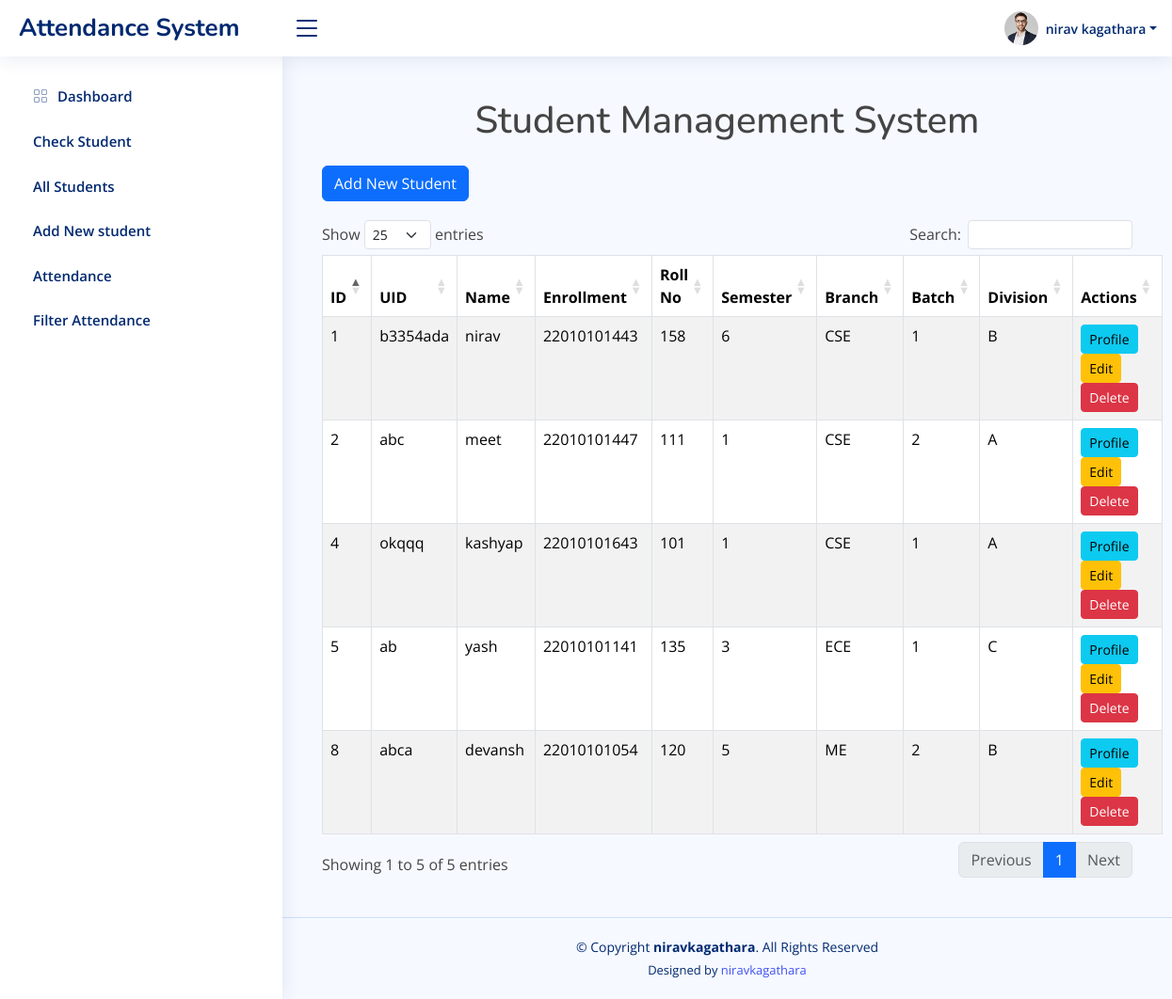
The app's page /admin/students.php (signed in) with its own data.
### tables this page shows
CREATE TABLE IF NOT EXISTS `admin_table` (
  `admin_id` int NOT NULL,
  `admin_email_address` varchar(200) NOT NULL,
  `admin_password` varchar(100) NOT NULL,
  `admin_name` varchar(200) NOT NULL,
  `collage_name` varchar(200) NOT NULL,
  `collage_address` mediumtext NOT NULL,
  `Collage_contact_no` varchar(30) NOT NULL,
  `collage_logo` varchar(200) NOT NULL,
  PRIMARY KEY (`admin_id`)
);

CREATE TABLE IF NOT EXISTS `students` (
  `id` int NOT NULL AUTO_INCREMENT,
  `uid` varchar(50) NOT NULL,
  `name` varchar(50) NOT NULL,
  `enrollment` text NOT NULL,
  `rollno` int NOT NULL,
  `semester` int NOT NULL,
  `branch` varchar(50) NOT NULL,
  `batch` varchar(50) NOT NULL,
  `division` varchar(50) NOT NULL,
  `created_at` timestamp NOT NULL DEFAULT CURRENT_TIMESTAMP ON UPDATE CURRENT_TIMESTAMP,
  `is_active` tinyint(1) DEFAULT '1',
  PRIMARY KEY (`id`),
  UNIQUE KEY `uid` (`uid`)
);

### classes/Dbconfig.php (called while the page is built, shortened)
<?php
class Dbconfig {
    private $server='localhost';
    private $username='root';
    private $password='';
    private $database='rfid';
     function __construct(){
        try{
           $this->con = new mysqli($this->server,$this->username,$this->password,$this->database);
        }catch(Exception $e){
            echo "Connection failed:" . $e->getMessage();
        }
    }
}
?>

### classes/Admin.php (called while the page is built, shortened)
<?php
include_once 'Dbconfig.php';
class Admin extends Dbconfig
{
function getById($id)
  {
    $sql = "SELECT * FROM admin_table WHERE admin_id=?;";
    $stGetByIdStu = mysqli_prepare($this->con, $sql);
    mysqli_stmt_bind_param($stGetByIdStu, 'i', $id);
    mysqli_stmt_execute($stGetByIdStu);
    $res = mysqli_stmt_get_result($stGetByIdStu);
    $resArray = mysqli_fetch_assoc($res);
    return $resArray;
  }
}
?>

### classes/Student.php (called while the page is built, shortened)
<?php
include_once 'Dbconfig.php';
class Student extends Dbconfig{
  function getAll(){
    $sql = "SELECT * FROM students WHERE is_active = 1";
    $result=mysqli_query($this->con,$sql);
    $resArray = array();
    while($row=mysqli_fetch_assoc($result)){
        $resArray[]=$row;
    }
    return $resArray;
  }
}
?>

### admin/students.php (the view, shortened to what this page needs)
<?php
require '../classes/Student.php';
$student = new Student();
$students = $student->getAll();
?>
<!DOCTYPE html>
<html lang="en">
<head>
    <link href="https://cdn.jsdelivr.net/npm/bootstrap@5.3.0/dist/css/bootstrap.min.css" rel="stylesheet">
    <link rel="stylesheet" href="https://cdn.datatables.net/1.13.6/css/dataTables.bootstrap5.min.css">
    <link href="assets/vendor/bootstrap/css/bootstrap.min.css" rel="stylesheet">
    <link href="assets/vendor/bootstrap-icons/bootstrap-icons.css" rel="stylesheet">
    <link href="assets/vendor/boxicons/css/boxicons.min.css" rel="stylesheet">
    <link href="assets/vendor/quill/quill.snow.css" rel="stylesheet">
    <link href="assets/vendor/quill/quill.bubble.css" rel="stylesheet">
    <link href="assets/vendor/remixicon/remixicon.css" rel="stylesheet">
    <link href="assets/vendor/simple-datatables/style.css" rel="stylesheet">
    <link href="assets/css/style.css" rel="stylesheet">
</head>
<body> <?php require_once 'header.php'; ?>
    <?php require_once 'sidebar.php'; ?>
    <main id="main" class="main">
        <div class="container">
            <h1 class="text-center my-4">Student Management System</h1>
            <div class="d-flex justify-content-between mb-3">
                <a href="add_student_crud.php" class="btn btn-primary">Add New Student</a>
            </div>
            <div class="table-container">
                <table id="studentsTable" class="table table-striped table-bordered">
                    <thead>
                        <tr>
                            <th>ID</th>
                            <th>UID</th>
                            <th>Name</th>
                            <th>Enrollment</th>
                            <th>Roll No</th>
                            <th>Semester</th>
                            <th>Branch</th>
                            <th>Batch</th>
                            <th>Division</th>
                            <th>Actions</th>
                        </tr>
                    </thead>
                    <tbody>
                        <?php foreach ($students as $student): ?>
                            <tr>
                                <td><?php echo $student['id']; ?></td>
                                <td><?php echo $student['uid']; ?></td>
                                <td><?php echo $student['name']; ?></td>
                                <td><?php echo $student['enrollment']; ?></td>
                                <td><?php echo $student['rollno']; ?></td>
                                <td><?php echo $student['semester']; ?></td>
                                <td><?php echo $student['branch']; ?></td>
                                <td><?php echo $student['batch']; ?></td>
                                <td><?php echo $student['division']; ?></td>
                                <td>
                                    <a href="profile.php?id=<?php echo $student['id']; ?>" class="btn btn-info btn-sm">Profile</a>
                                    <a href="edit_student_crud.php?id=<?php echo $student['id']; ?>" class="btn btn-warning btn-sm">Edit</a>
                                    <button class="btn btn-danger btn-sm delete-btn" data-id="<?php echo $student['id']; ?>">Delete</button>
                                </td>
                            </tr>
                        <?php endforeach; ?>
                    </tbody>
                </table>
            </div>
        </div>
    </main>
    <?php require_once 'footer.php'; ?>
</body>
</html>

### admin/header.php (shortened to what this page needs)
<?php
include_once '../classes/Admin.php';
$a=new Admin();
if(isset($_SESSION['admin_id'])){
 $adminid=$a->getbyid($_SESSION['admin_id']);
}
?>
<header id="header" class="header fixed-top d-flex align-items-center">
    <div class="d-flex align-items-center justify-content-between">
      <a href="index.php" class="logo d-flex align-items-center">
        <span class="d-none d-lg-block">Attendance System</span>
      </a>
      <i class="bi bi-list toggle-sidebar-btn"></i>
    </div>
    <nav class="header-nav ms-auto">
      <ul class="d-flex align-items-center">
        <li class="nav-item dropdown pe-3">
          <a class="nav-link nav-profile d-flex align-items-center pe-0" href="#" data-bs-toggle="dropdown">
            <img src="assets/img/<?php echo $adminid['collage_logo']; ?>" alt="Profile" class="rounded-circle">
            <span class="d-none d-md-block dropdown-toggle ps-2"><?php echo $adminid['admin_name']; ?></span>
          </a>
        </li>
      </ul>
    </nav>
  </header>

### admin/sidebar.php
<aside id="sidebar" class="sidebar">
    <ul class="sidebar-nav" id="sidebar-nav">
    <li class="nav-item">
        <a class="nav-link collapsed" href="./index.php">
          <i class="bi bi-grid"></i>
          <span>Dashboard</span>
        </a>
      </li>
      <li class="nav-item">
        <a class="nav-link collapsed" href="./student_details.php">
          <span>Check Student</span>
        </a>
      </li>
      <li class="nav-item">
        <a class="nav-link collapsed" href="./students.php">
          <span>All Students</span>
        </a>
      </li>
      <li class="nav-item">
        <a class="nav-link collapsed" href="./add_student_crud.php">
          <span>Add New student</span>
        </a>
      </li>
      <li class="nav-item">
        <a class="nav-link collapsed" href="./attendance.php">
          <span>Attendance</span>
        </a>
      </li>
      <li class="nav-item">
        <a class="nav-link collapsed" href="./filter.php">
          <span>Filter Attendance</span>
        </a>
      </li>
    </ul>
  </aside>

### admin/footer.php
<footer id="footer" class="footer">
    <div class="copyright">
      &copy; Copyright <strong><span>niravkagathara</span></strong>. All Rights Reserved
    </div>
    <div class="credits">
      Designed by <a href="https://niravkagathara.vercel.app/">niravkagathara</a>
    </div>
  </footer>

### admin/assets/css/style.css (style rules this page uses)
:root { scroll-behavior: smooth; }
body { font-family: "Open Sans", sans-serif; background: #f6f9ff; color: #444444; }
a { color: #4154f1; text-decoration: none; }
h1, h2, h3, h4, h5, h6 { font-family: "Nunito", sans-serif; }
#main { margin-top: 60px; padding: 20px 30px; transition: all 0.3s; }
.logo { line-height: 1; }
@media (min-width: 1200px) { .logo { width: 280px; } }
.logo span { font-size: 26px; font-weight: 700; color: #012970; font-family: "Nunito", sans-serif; }
.header { transition: all 0.5s; z-index: 997; height: 60px; box-shadow: 0px 2px 20px rgba(1, 41, 112, 0.1); background-color: #fff; padding-left: 20px; }
.header .toggle-sidebar-btn { font-size: 32px; padding-left: 10px; cursor: pointer; color: #012970; }
.header-nav ul { list-style: none; }
.header-nav>ul { margin: 0; padding: 0; }
.header-nav .nav-profile { color: #012970; }
.header-nav .nav-profile img { max-height: 36px; }
.header-nav .nav-profile span { font-size: 14px; font-weight: 600; }
.sidebar { position: fixed; top: 60px; left: 0; bottom: 0; width: 300px; z-index: 996; transition: all 0.3s; padding: 20px; overflow-y: auto; scrollbar-width: thin; scrollbar-color: #aab7cf transparent; box-shadow: 0px 0px 20px rgba(1, 41, 112, 0.1); background-color: #fff; }
@media (min-width: 1200px) { #main, #footer { margin-left: 300px; } }
.sidebar-nav { padding: 0; margin: 0; list-style: none; }
.sidebar-nav li { padding: 0; margin: 0; list-style: none; }
.sidebar-nav .nav-item { margin-bottom: 5px; }
.sidebar-nav .nav-link { display: flex; align-items: center; font-size: 15px; font-weight: 600; color: #4154f1; transition: 0.3; background: #f6f9ff; padding: 10px 15px; border-radius: 4px; }
.sidebar-nav .nav-link i { font-size: 16px; margin-right: 10px; color: #4154f1; }
.sidebar-nav .nav-link.collapsed { color: #012970; background: #fff; }
.sidebar-nav .nav-link.collapsed i { color: #899bbd; }
.footer { padding: 20px 0; font-size: 14px; transition: all 0.3s; border-top: 1px solid #cddfff; }
.footer .copyright { text-align: center; color: #012970; }
.footer .credits { padding-top: 5px; text-align: center; font-size: 13px; color: #012970; }

### admin/students.php (style rules this page uses)
.table-container { margin: 20px auto; max-width: 1200px; }

### records on screen
admin_table: collage_logo (picture), admin_name "nirav kagathara"
students: id "1", uid "b3354ada", name "nirav", enrollment "22010101443", rollno "158", semester "6", branch "CSE", batch "1", division "B"
students: id "2", uid "abc", name "meet", enrollment "22010101447", rollno "111", semester "1", branch "CSE", batch "2", division "A"
students: id "4", uid "okqqq", name "kashyap", enrollment "22010101643", rollno "101", semester "1", branch "CSE", batch "1", division "A"
students: id "5", uid "ab", name "yash", enrollment "22010101141", rollno "135", semester "3", branch "ECE", batch "1", division "C"
students: id "8", uid "abca", name "devansh", enrollment "22010101054", rollno "120", semester "5", branch "ME", batch "2", division "B"
